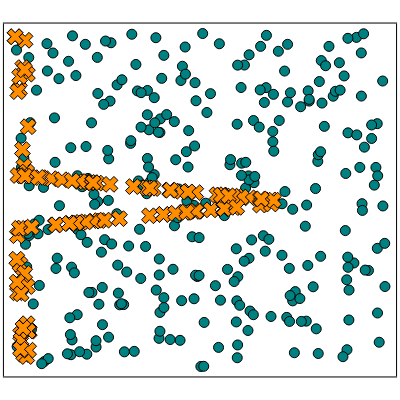

The code cell stored with this chart in its notebook:
### Markdown cell above
Plot the points on square. Assume that the sides of the squares have been identified to represent a torus

### Code cell
# plot angles
# Assign colors to visualization
P_color = "#ff8d00"
Q_color = "#008181";

plot(framestyle = :box, yaxis = nothing, xaxis = nothing, legend = :false, size = (400, 400))
# plot torus
scatter!(torus_theta, torus_phi, color = Q_color, markersize = 5, label = "Q")

# plot circle
scatter!(circle_theta, circle_phi, color = P_color, markersize = 7, marker =:xcross, label = "P")

### Figure 1 — Plotly figure (JSON) as saved in the notebook; plotly's stock layout.template omitted (floating-point values rounded to 4 significant figures; data arrays with more than 128 entries replaced by an {"elided": "..."} marker saying what was removed)
{"data": [{"colorbar": {"title": ""}, "legendgroup": "Q", "marker": {"color": "rgba(0, 129, 129, 1.000)", "line": {"color": "rgba(0, 0, 0, 1.000)", "width": 1}, "size": 10, "symbol": "circle"}, "mode": "markers", "name": "Q", "showlegend": true, "type": "scatter", "x": {"elided": "300 float values"}, "xaxis": "x1", "y": {"elided": "300 float values"}, "yaxis": "y1", "zmax": null, "zmin": null}, {"colorbar": {"title": ""}, "legendgroup": "P", "marker": {"color": "rgba(255, 141, 0, 1.000)", "line": {"color": "rgba(0, 0, 0, 1.000)", "width": 1}, "size": 14, "symbol": "x"}, "mode": "markers", "name": "P", "showlegend": true, "type": "scatter", "x": [0.08318, 0.1381, 1.78, 0.04963, 0.1041, 0.139, 3.088, 0.2174, 0.08658, 0.1545, 0.04746, 0.2064, 0.1097, 0.238, 1.044, 2.891, 0.6925, 0.2126, 0.1326, 0.1703, 0.05501, 0.09112, 0.2291, 0.03731, 0.2499, 0.1778, 3.074, 0.2304, 0.1001, 0.1425, 1.439, 0.2164, 0.1101, 3.332, 0.1712, 0.04405, 0.1572, 0.2055, 0.007793, 0.009939, 2.248, 2.523, 1.348, 0.1351, 0.08021, 2.016, 3.72, 2.828, 3.767, 3.987, 3.517, 2.288, 3.046, 3.848, 0.6239, 0.2895, 1.129, 0.1396, 2.632, 1.206, 4.348, 0.4432, 2.877, 2.525, 0.9448, 4.17, 0.05817, 1.19, 3.075, 1.042, 1.528, 4.356, 2.352, 0.1782, 3.545, 2.298, 0.7015, 2.645, 3.558, 2.941, 1.396, 3.698, 0.931, 0.4021, 4.395, 1.618, 3.434, 4.173, 2.731, 0.8037, 1.275, 1.113, 3.506, 3.63, 1.324, 0.9771, 2.919, 1.331, 3.768, 4.186], "xaxis": "x1", "y": [5.242, 1.771, 2.83, 1.448, 0.6731, 5.646, 2.969, 5.525, 5.483, 0.3019, 2.513, 0.2606, 0.5714, 0.3788, 2.752, 2.948, 2.715, 0.8725, 4.118, 5.605, 5.199, 1.98, 4.545, 2.074, 0.7335, 6.155, 3.315, 0.7349, 0.3942, 0.7935, 2.794, 1.565, 1.43, 2.995, 1.814, 1.648, 3.807, 3.699, 6.222, 6.222, 3.403, 2.909, 2.785, 2.656, 2.65, 3.428, 3.036, 3.342, 3.242, 3.219, 3.268, 2.884, 2.965, 3.233, 3.575, 2.672, 2.761, 3.627, 3.362, 2.77, 3.18, 3.595, 2.947, 2.909, 2.742, 3.084, 3.635, 3.515, 2.968, 2.752, 2.804, 3.104, 3.392, 3.623, 3.018, 3.398, 2.716, 3.361, 3.019, 3.33, 3.494, 3.249, 2.74, 3.599, 3.175, 3.47, 3.277, 3.199, 2.931, 3.556, 3.506, 3.524, 3.27, 3.256, 3.501, 3.538, 2.951, 3.5, 3.041, 3.197], "yaxis": "y1", "zmax": null, "zmin": null}], "layout": {"annotations": [], "height": 400, "margin": {"b": 20, "l": 0, "r": 0, "t": 20}, "paper_bgcolor": "rgba(255, 255, 255, 1.000)", "plot_bgcolor": "rgba(255, 255, 255, 1.000)", "showlegend": false, "width": 400, "xaxis": {"anchor": "y1", "domain": [0.009843, 0.9902], "gridcolor": "rgba(0, 0, 0, 0.100)", "gridwidth": 0.5, "linecolor": "rgba(0, 0, 0, 1.000)", "mirror": true, "range": [-0.1805, 6.471], "showgrid": true, "showline": true, "showticklabels": true, "tickangle": 0, "tickcolor": "rgb(0, 0, 0)", "tickfont": {"color": "rgba(0, 0, 0, 1.000)", "family": "sans-serif", "size": 11}, "tickmode": "array", "ticks": "inside", "ticktext": [], "tickvals": [], "title": "", "titlefont": {"color": "rgba(0, 0, 0, 1.000)", "family": "sans-serif", "size": 15}, "type": "-", "visible": true, "zeroline": false, "zerolinecolor": "rgba(0, 0, 0, 1.000)"}, "yaxis": {"anchor": "x1", "domain": [0.009843, 0.9902], "gridcolor": "rgba(0, 0, 0, 0.100)", "gridwidth": 0.5, "linecolor": "rgba(0, 0, 0, 1.000)", "mirror": true, "range": [-0.1107, 6.467], "showgrid": true, "showline": true, "showticklabels": true, "tickangle": 0, "tickcolor": "rgb(0, 0, 0)", "tickfont": {"color": "rgba(0, 0, 0, 1.000)", "family": "sans-serif", "size": 11}, "tickmode": "array", "ticks": "inside", "ticktext": [], "tickvals": [], "title": "", "titlefont": {"color": "rgba(0, 0, 0, 1.000)", "family": "sans-serif", "size": 15}, "type": "-", "visible": true, "zeroline": false, "zerolinecolor": "rgba(0, 0, 0, 1.000)"}}}
